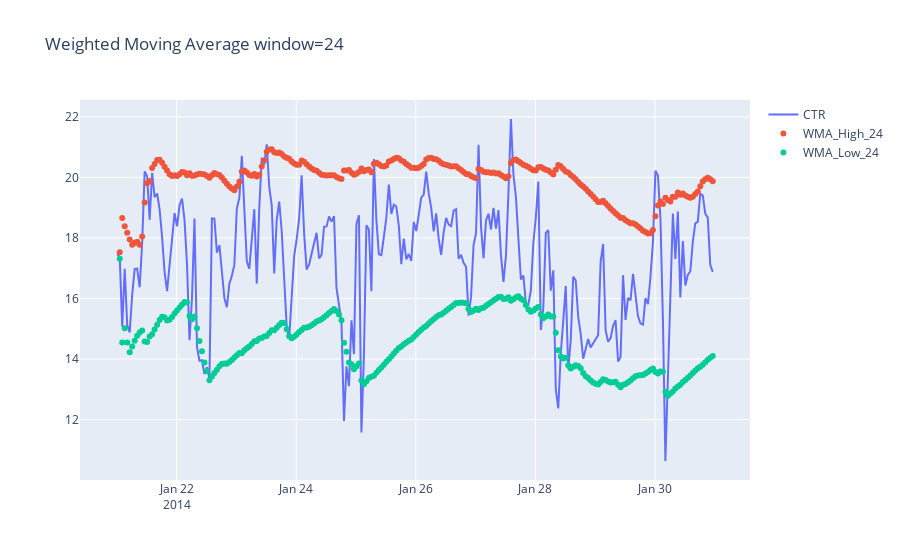

Write notebook code for a chart like this one.
### Code cell
# window = 24
dfc_ewm_24 = dfc[['CTR', 'WMA_High_24', 'WMA_Low_24']]
x_axis = dfc_ewm_24.index
y_axis_1 = dfc_ewm_24.CTR
y_axis_2 = dfc_ewm_24.WMA_High_24
y_axis_3 = dfc_ewm_24.WMA_Low_24

# Create traces
fig = go.Figure()
fig.add_trace(go.Scatter(x=x_axis, y=y_axis_1,
                    mode='lines',
                    name='CTR'))
fig.add_trace(go.Scatter(x=x_axis, y=y_axis_2,
                    mode='markers',
                    name='WMA_High_24'))
fig.add_trace(go.Scatter(x=x_axis, y=y_axis_3,
                    mode='markers', name='WMA_Low_24'))

fig.update_layout(title="Weighted Moving Average window=24")

fig.show()

### Figure 1 — Plotly figure (JSON) as saved in the notebook; plotly's stock layout.template omitted (floating-point values rounded to 4 significant figures; data arrays with more than 128 entries replaced by an {"elided": "..."} marker saying what was removed)
{"data": [{"mode": "lines", "name": "CTR", "type": "scatter", "x": {"elided": "240 str values"}, "y": {"elided": "240 float values"}}, {"mode": "markers", "name": "WMA_High_24", "type": "scatter", "x": {"elided": "240 str values"}, "y": {"elided": "240 float values"}}, {"mode": "markers", "name": "WMA_Low_24", "type": "scatter", "x": {"elided": "240 str values"}, "y": {"elided": "240 float values"}}], "layout": {"title": {"text": "Weighted Moving Average window=24"}}}
